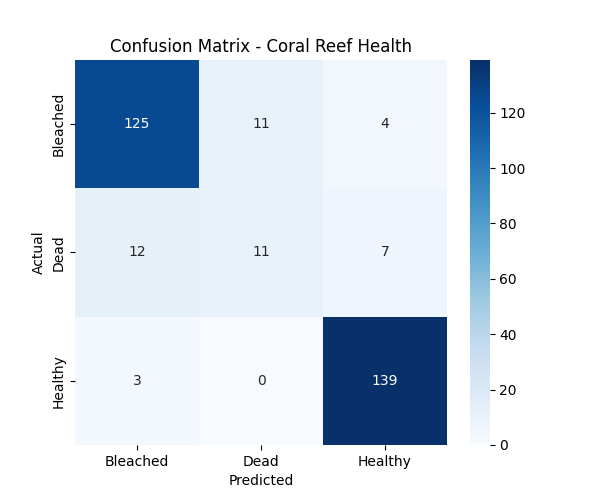

The Python source for this figure:
import tensorflow as tf
import numpy as np
import matplotlib.pyplot as plt
from tensorflow.keras.preprocessing.image import ImageDataGenerator
from sklearn.metrics import confusion_matrix, classification_report
import seaborn as sns

# -------------------------
# Paths
# -------------------------
test_dir = "coral_dataset/test"
model_path = "coral_cnn_model.h5"   # change to efficientnet model if needed

# -------------------------
# Load test data
# -------------------------
test_datagen = ImageDataGenerator(rescale=1./255)

test_data = test_datagen.flow_from_directory(
    test_dir,
    target_size=(224, 224),
    batch_size=32,
    class_mode='categorical',
    shuffle=False
)

class_names = list(test_data.class_indices.keys())

# -------------------------
# Load model
# -------------------------
model = tf.keras.models.load_model(model_path)

# -------------------------
# Predict
# -------------------------
preds = model.predict(test_data)
y_pred = np.argmax(preds, axis=1)
y_true = test_data.classes

# -------------------------
# Confusion Matrix
# -------------------------
cm = confusion_matrix(y_true, y_pred)

plt.figure(figsize=(6, 5))
sns.heatmap(cm, annot=True, fmt="d",
            xticklabels=class_names,
            yticklabels=class_names,
            cmap="Blues")

plt.xlabel("Predicted")
plt.ylabel("Actual")
plt.title("Confusion Matrix - Coral Reef Health")
plt.show()

# -------------------------
# Classification Report
# -------------------------
print("\nClassification Report:\n")
print(classification_report(y_true, y_pred, target_names=class_names))
